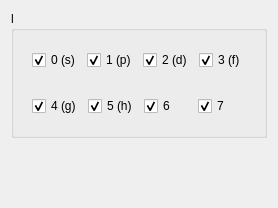
                  <widget class="QWidget" name="tab_13">
                   <attribute name="title">
                    <string>l</string>
                   </attribute>
                   <layout class="QVBoxLayout" name="verticalLayout_29">
                    <item>
                     <widget class="QGroupBox" name="groupBox_26">
                      <property name="minimumSize">
                       <size>
                        <width>0</width>
                        <height>120</height>
                       </size>
                      </property>
                      <property name="maximumSize">
                       <size>
                        <width>16777215</width>
                        <height>130</height>
                       </size>
                      </property>
                      <property name="title">
                       <string>l</string>
                      </property>
                      <layout class="QVBoxLayout" name="verticalLayout_49">
                       <item>
                        <widget class="QFrame" name="frame_25">
                         <property name="minimumSize">
                          <size>
                           <width>0</width>
                           <height>40</height>
                          </size>
                         </property>
                         <property name="maximumSize">
                          <size>
                           <width>16777215</width>
                           <height>40</height>
                          </size>
                         </property>
                         <property name="frameShape">
                          <enum>QFrame::NoFrame</enum>
                         </property>
                         <property name="frameShadow">
                          <enum>QFrame::Raised</enum>
                         </property>
                         <layout class="QHBoxLayout" name="horizontalLayout_14">
                          <item>
                           <widget class="QCheckBox" name="FormActionsComboPDOSL0">
                            <property name="text">
                             <string>0 (s)</string>
                            </property>
                            <property name="checked">
                             <bool>true</bool>
                            </property>
                           </widget>
                          </item>
                          <item>
                           <widget class="QCheckBox" name="FormActionsComboPDOSL1">
                            <property name="text">
                             <string>1 (p)</string>
                            </property>
                            <property name="checked">
                             <bool>true</bool>
                            </property>
                           </widget>
                          </item>
                          <item>
                           <widget class="QCheckBox" name="FormActionsComboPDOSL2">
                            <property name="text">
                             <string>2 (d)</string>
                            </property>
                            <property name="checked">
                             <bool>true</bool>
                            </property>
                           </widget>
                          </item>
                          <item>
                           <widget class="QCheckBox" name="FormActionsComboPDOSL3">
                            <property name="text">
                             <string>3 (f)</string>
                            </property>
                            <property name="checked">
                             <bool>true</bool>
                            </property>
                           </widget>
                          </item>
                         </layout>
                        </widget>
                       </item>
                       <item>
                        <widget class="QFrame" name="frame_46">
                         <property name="minimumSize">
                          <size>
                           <width>0</width>
                           <height>40</height>
                          </size>
                         </property>
                         <property name="frameShape">
                          <enum>QFrame::NoFrame</enum>
                         </property>
                         <property name="frameShadow">
                          <enum>QFrame::Raised</enum>
                         </property>
                         <layout class="QHBoxLayout" name="horizontalLayout_35">
                          <item>
                           <widget class="QCheckBox" name="FormActionsComboPDOSL4">
                            <property name="text">
                             <string>4 (g)</string>
                            </property>
                            <property name="checked">
                             <bool>true</bool>
                            </property>
                           </widget>
                          </item>
                          <item>
                           <widget class="QCheckBox" name="FormActionsComboPDOSL5">
                            <property name="text">
                             <string>5 (h)</string>
                            </property>
                            <property name="checked">
                             <bool>true</bool>
                            </property>
                           </widget>
                          </item>
                          <item>
                           <widget class="QCheckBox" name="FormActionsComboPDOSL6">
                            <property name="text">
                             <string>6</string>
                            </property>
                            <property name="checked">
                             <bool>true</bool>
                            </property>
                           </widget>
                          </item>
                          <item>
                           <widget class="QCheckBox" name="FormActionsComboPDOSL7">
                            <property name="text">
                             <string>7</string>
                            </property>
                            <property name="checked">
                             <bool>true</bool>
                            </property>
                           </widget>
                          </item>
                         </layout>
                        </widget>
                       </item>
                      </layout>
                     </widget>
                    </item>
                    <item>
                     <spacer name="verticalSpacer_12">
                      <property name="orientation">
                       <enum>Qt::Vertical</enum>
                      </property>
                      <property name="sizeHint" stdset="0">
                       <size>
                        <width>20</width>
                        <height>59</height>
                       </size>
                      </property>
                     </spacer>
                    </item>
                   </layout>
                  </widget>
